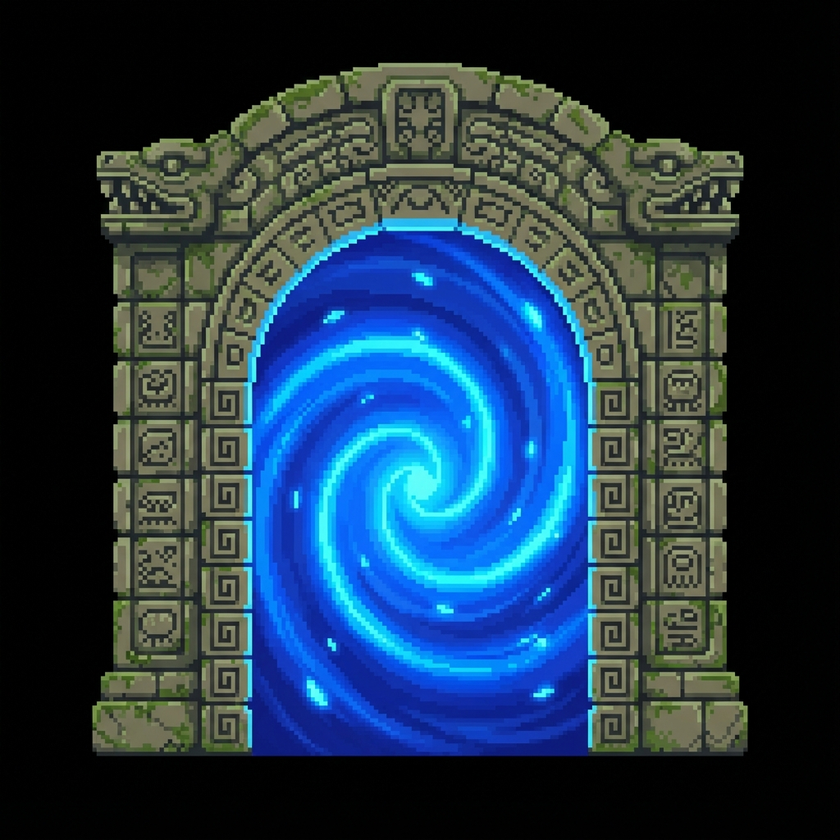
#> input picture mayan_portal_raw.png, 840 x 840 px, shrunk from 1024 x 1024 before the run, found by its file name
$ python process_portal.py
#> lines starting #> are read from the running program, lines starting #| are printed output that depends on the picture
from PIL import Image
import os

def process():
    try:
        print("Opening image...")
        # Check if artifact exists or where it is.
        # Assuming the generated image is saved to the artifacts dir and we need to process it.
        # But generate_image saves to artifact dir. I might need to move it or read from there.
        # Wait, generate_image saves to 'artifacts' dir inside .gemini...
        # I need to know the path of the generated image.
        # I will assume "mayan_portal_raw.png" is in the cwd or I'll use the path provided by the tool output.

        # Actually I should check where generate_image saves.
        # "The resulting image will be saved as an artifact".
        # I will use the `process_transparency.py` approach where I read from source and write to dest.

        input_path = "mayan_portal_raw.png"
        output_path = "src/mayan_portal.png"

        if not os.path.exists(input_path):
            # Try looking in artifacts dir if I can find it?
            # Actually, I'll copy the file first if needed.
            print(f"Input file {input_path} not found.")
            return

        img = Image.open(input_path).convert("RGBA")
        datas = img.getdata()

        newData = []
        for item in datas:
            # Check for black (0,0,0)
            if item[0] <= 10 and item[1] <= 10 and item[2] <= 10:
                newData.append((0, 0, 0, 0)) # Transparent
            else:
                newData.append(item)
#> this loop made 705600 passes
#> item on passes 1 to 3: (1, 1, 1, 255), (2, 2, 2, 255), (1, 1, 1, 255)
#> after the loop, newData = 705600 items

        img.putdata(newData)
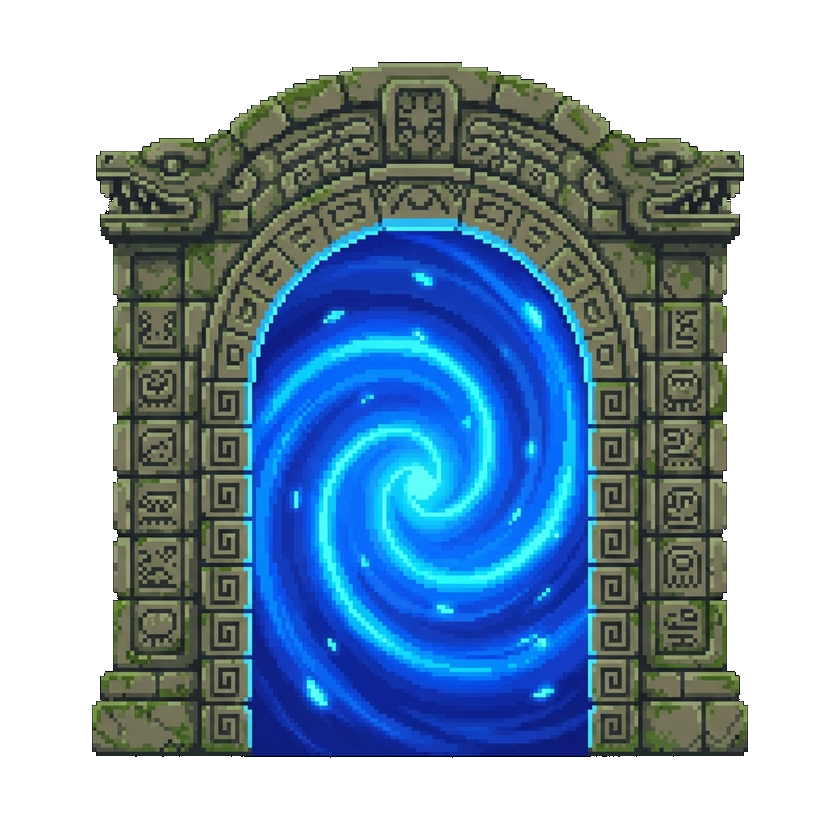
#> img: PIL image 840x840 RGBA; mean R, G, B, A 33.4, 56.5, 75.9, 146.5; transparent parts drawn white
        img.save(output_path, "PNG")
        print(f"Successfully processed transparency to {output_path}!")
    except Exception as e:
        print(f"Error: {e}")

if __name__ == "__main__":
    process()

$ run again, with mayan_altar_black_bg.png copied over mayan_portal_raw.png
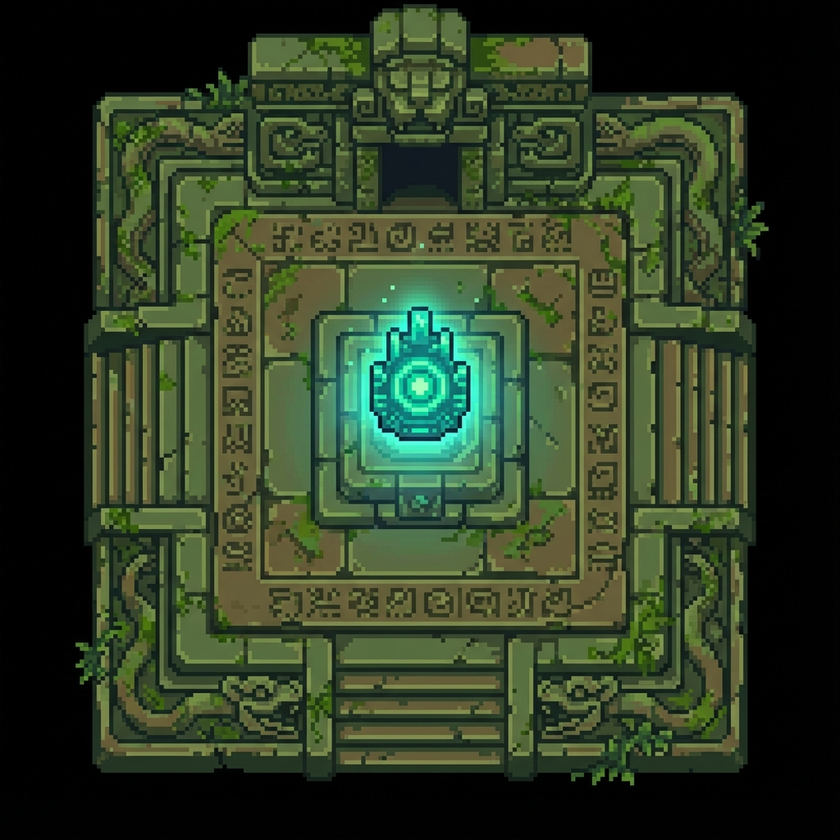
#> input picture mayan_altar_black_bg.png, 840 x 840 px, shrunk from 1024 x 1024 before the run, found by its file name
#> the loop in process, `for item in datas:` made 705600 passes
#> item on passes 1 to 3: (0, 0, 0, 255), (2, 2, 2, 255), (1, 1, 1, 255)
#> after the loop in process, `for item in datas:`: newData = 705600 items
#> in process, `img.putdata(newData)`:
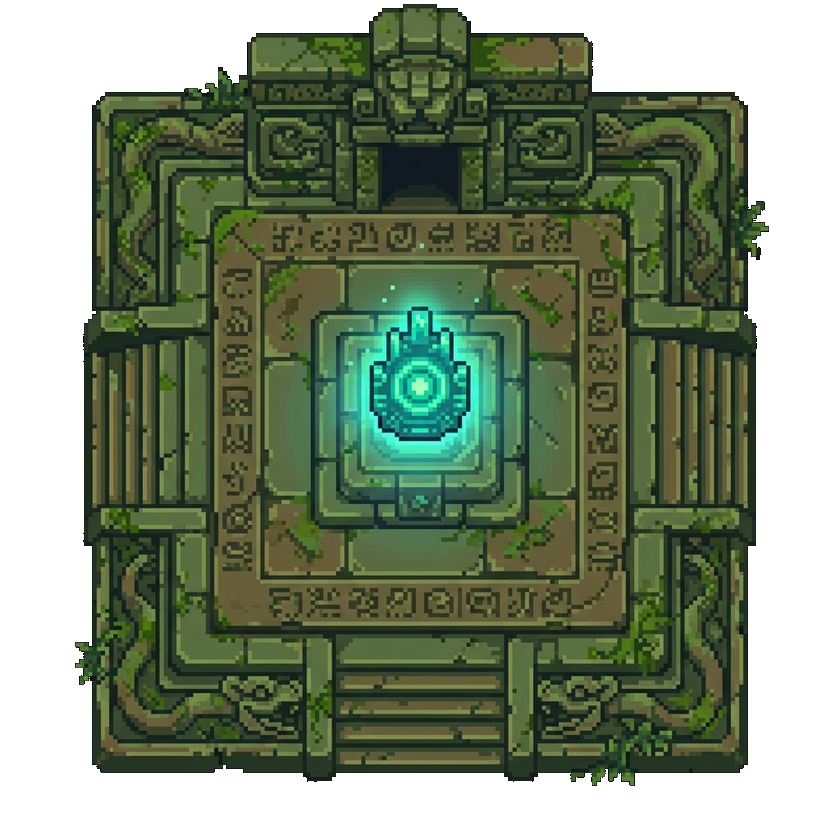
#> img: PIL image 840x840 RGBA; mean R, G, B, A 46, 59.6, 36.6, 171.8; transparent parts drawn white
